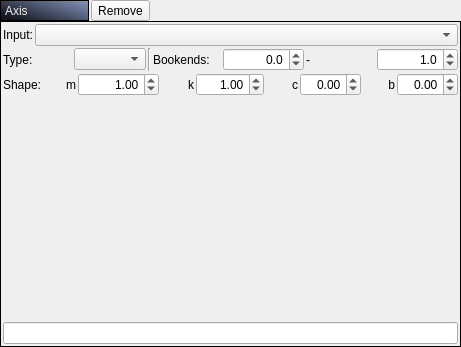
<?xml version="1.0" encoding="UTF-8"?>
<ui version="4.0">
 <class>Axis</class>
 <widget class="QWidget" name="Axis">
  <property name="geometry">
   <rect>
    <x>0</x>
    <y>0</y>
    <width>461</width>
    <height>347</height>
   </rect>
  </property>
  <property name="sizePolicy">
   <sizepolicy hsizetype="Fixed" vsizetype="Fixed">
    <horstretch>0</horstretch>
    <verstretch>0</verstretch>
   </sizepolicy>
  </property>
  <property name="minimumSize">
   <size>
    <width>360</width>
    <height>220</height>
   </size>
  </property>
  <property name="windowTitle">
   <string>Form</string>
  </property>
  <layout class="QVBoxLayout" name="verticalLayout_2">
   <property name="spacing">
    <number>0</number>
   </property>
   <property name="leftMargin">
    <number>0</number>
   </property>
   <property name="topMargin">
    <number>0</number>
   </property>
   <property name="rightMargin">
    <number>0</number>
   </property>
   <property name="bottomMargin">
    <number>0</number>
   </property>
   <item>
    <layout class="QHBoxLayout" name="horizontalLayout_4">
     <property name="spacing">
      <number>2</number>
     </property>
     <item>
      <widget class="QFrame" name="frame_2">
       <property name="styleSheet">
        <string notr="true">.QFrame {background-color: qlineargradient(spread:pad, x1:0, y1:0.739, x2:0.965174, y2:0.034, stop:0 rgba(19, 21, 31, 255), stop:1 rgba(130, 146, 185, 255))}</string>
       </property>
       <property name="frameShape">
        <enum>QFrame::StyledPanel</enum>
       </property>
       <property name="frameShadow">
        <enum>QFrame::Raised</enum>
       </property>
       <layout class="QHBoxLayout" name="horizontalLayout_3">
        <property name="leftMargin">
         <number>4</number>
        </property>
        <property name="topMargin">
         <number>1</number>
        </property>
        <property name="rightMargin">
         <number>60</number>
        </property>
        <property name="bottomMargin">
         <number>1</number>
        </property>
        <item>
         <widget class="QLabel" name="title">
          <property name="styleSheet">
           <string notr="true">color: rgb(238, 238, 236);
font: 12pt &quot;Sans&quot;;</string>
          </property>
          <property name="text">
           <string>Axis</string>
          </property>
         </widget>
        </item>
       </layout>
      </widget>
     </item>
     <item>
      <widget class="QToolButton" name="remove">
       <property name="text">
        <string>Remove</string>
       </property>
       <property name="icon">
        <iconset resource="../../icons.qrc">
         <normaloff>:/icon/remove</normaloff>:/icon/remove</iconset>
       </property>
      </widget>
     </item>
     <item>
      <spacer name="horizontalSpacer">
       <property name="orientation">
        <enum>Qt::Horizontal</enum>
       </property>
       <property name="sizeHint" stdset="0">
        <size>
         <width>40</width>
         <height>20</height>
        </size>
       </property>
      </spacer>
     </item>
    </layout>
   </item>
   <item>
    <widget class="QFrame" name="frame">
     <property name="frameShape">
      <enum>QFrame::Box</enum>
     </property>
     <property name="frameShadow">
      <enum>QFrame::Plain</enum>
     </property>
     <layout class="QVBoxLayout" name="verticalLayout">
      <property name="spacing">
       <number>2</number>
      </property>
      <property name="leftMargin">
       <number>2</number>
      </property>
      <property name="topMargin">
       <number>2</number>
      </property>
      <property name="rightMargin">
       <number>2</number>
      </property>
      <property name="bottomMargin">
       <number>2</number>
      </property>
      <item>
       <layout class="QHBoxLayout" name="horizontalLayout_2">
        <item>
         <widget class="QLabel" name="label_6">
          <property name="text">
           <string>Input:</string>
          </property>
         </widget>
        </item>
        <item>
         <widget class="QComboBox" name="input">
          <property name="sizePolicy">
           <sizepolicy hsizetype="MinimumExpanding" vsizetype="Fixed">
            <horstretch>0</horstretch>
            <verstretch>0</verstretch>
           </sizepolicy>
          </property>
         </widget>
        </item>
       </layout>
      </item>
      <item>
       <layout class="QHBoxLayout" name="horizontalLayout_5">
        <item>
         <widget class="QLabel" name="label">
          <property name="text">
           <string>Type:</string>
          </property>
         </widget>
        </item>
        <item>
         <widget class="QComboBox" name="type"/>
        </item>
        <item>
         <widget class="Line" name="line">
          <property name="orientation">
           <enum>Qt::Vertical</enum>
          </property>
         </widget>
        </item>
        <item>
         <widget class="QLabel" name="label_7">
          <property name="text">
           <string>Bookends:</string>
          </property>
         </widget>
        </item>
        <item>
         <widget class="QDoubleSpinBox" name="min">
          <property name="alignment">
           <set>Qt::AlignRight|Qt::AlignTrailing|Qt::AlignVCenter</set>
          </property>
          <property name="decimals">
           <number>1</number>
          </property>
          <property name="minimum">
           <double>-1000000.000000000000000</double>
          </property>
          <property name="maximum">
           <double>1000000.000000000000000</double>
          </property>
         </widget>
        </item>
        <item>
         <widget class="QLabel" name="label_8">
          <property name="text">
           <string>-</string>
          </property>
         </widget>
        </item>
        <item>
         <widget class="QDoubleSpinBox" name="max">
          <property name="alignment">
           <set>Qt::AlignRight|Qt::AlignTrailing|Qt::AlignVCenter</set>
          </property>
          <property name="decimals">
           <number>1</number>
          </property>
          <property name="minimum">
           <double>-1000000.000000000000000</double>
          </property>
          <property name="maximum">
           <double>1000000.000000000000000</double>
          </property>
          <property name="singleStep">
           <double>1.000000000000000</double>
          </property>
          <property name="value">
           <double>1.000000000000000</double>
          </property>
         </widget>
        </item>
       </layout>
      </item>
      <item>
       <layout class="QHBoxLayout" name="horizontalLayout">
        <property name="spacing">
         <number>2</number>
        </property>
        <item>
         <widget class="QLabel" name="label_9">
          <property name="text">
           <string>Shape:</string>
          </property>
         </widget>
        </item>
        <item>
         <widget class="QLabel" name="label_2">
          <property name="text">
           <string>m</string>
          </property>
          <property name="alignment">
           <set>Qt::AlignRight|Qt::AlignTrailing|Qt::AlignVCenter</set>
          </property>
         </widget>
        </item>
        <item>
         <widget class="QDoubleSpinBox" name="m">
          <property name="alignment">
           <set>Qt::AlignRight|Qt::AlignTrailing|Qt::AlignVCenter</set>
          </property>
          <property name="minimum">
           <double>-10000.000000000000000</double>
          </property>
          <property name="maximum">
           <double>10000.000000000000000</double>
          </property>
          <property name="singleStep">
           <double>0.050000000000000</double>
          </property>
          <property name="value">
           <double>1.000000000000000</double>
          </property>
         </widget>
        </item>
        <item>
         <widget class="QLabel" name="label_3">
          <property name="text">
           <string>k</string>
          </property>
          <property name="alignment">
           <set>Qt::AlignRight|Qt::AlignTrailing|Qt::AlignVCenter</set>
          </property>
         </widget>
        </item>
        <item>
         <widget class="QDoubleSpinBox" name="k">
          <property name="alignment">
           <set>Qt::AlignRight|Qt::AlignTrailing|Qt::AlignVCenter</set>
          </property>
          <property name="prefix">
           <string/>
          </property>
          <property name="minimum">
           <double>-100.000000000000000</double>
          </property>
          <property name="maximum">
           <double>100.000000000000000</double>
          </property>
          <property name="singleStep">
           <double>0.050000000000000</double>
          </property>
          <property name="value">
           <double>1.000000000000000</double>
          </property>
         </widget>
        </item>
        <item>
         <widget class="QLabel" name="label_4">
          <property name="text">
           <string>c</string>
          </property>
          <property name="scaledContents">
           <bool>false</bool>
          </property>
          <property name="alignment">
           <set>Qt::AlignRight|Qt::AlignTrailing|Qt::AlignVCenter</set>
          </property>
         </widget>
        </item>
        <item>
         <widget class="QDoubleSpinBox" name="c">
          <property name="alignment">
           <set>Qt::AlignRight|Qt::AlignTrailing|Qt::AlignVCenter</set>
          </property>
          <property name="minimum">
           <double>-10.000000000000000</double>
          </property>
          <property name="maximum">
           <double>10.000000000000000</double>
          </property>
          <property name="singleStep">
           <double>0.010000000000000</double>
          </property>
         </widget>
        </item>
        <item>
         <widget class="QLabel" name="label_5">
          <property name="text">
           <string>b</string>
          </property>
          <property name="alignment">
           <set>Qt::AlignRight|Qt::AlignTrailing|Qt::AlignVCenter</set>
          </property>
         </widget>
        </item>
        <item>
         <widget class="QDoubleSpinBox" name="b">
          <property name="alignment">
           <set>Qt::AlignRight|Qt::AlignTrailing|Qt::AlignVCenter</set>
          </property>
          <property name="minimum">
           <double>-10.000000000000000</double>
          </property>
          <property name="maximum">
           <double>10.000000000000000</double>
          </property>
          <property name="singleStep">
           <double>0.010000000000000</double>
          </property>
         </widget>
        </item>
       </layout>
      </item>
      <item>
       <widget class="GraphWidget" name="graphWidget" native="true">
        <property name="sizePolicy">
         <sizepolicy hsizetype="Preferred" vsizetype="MinimumExpanding">
          <horstretch>0</horstretch>
          <verstretch>0</verstretch>
         </sizepolicy>
        </property>
        <property name="minimumSize">
         <size>
          <width>0</width>
          <height>200</height>
         </size>
        </property>
        <property name="autoFillBackground">
         <bool>false</bool>
        </property>
       </widget>
      </item>
      <item>
       <widget class="QLineEdit" name="comment"/>
      </item>
     </layout>
    </widget>
   </item>
  </layout>
 </widget>
 <customwidgets>
  <customwidget>
   <class>GraphWidget</class>
   <extends>QWidget</extends>
   <header>GraphWidget.hpp</header>
   <container>1</container>
  </customwidget>
 </customwidgets>
 <resources>
  <include location="../../icons.qrc"/>
 </resources>
 <connections/>
</ui>
